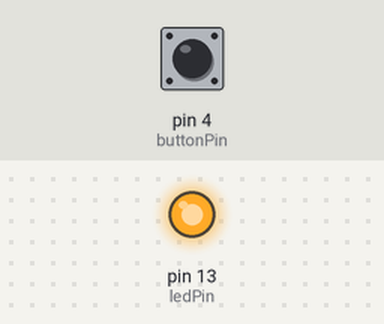
A sketch run on a simulated Arduino Uno, built with avr-gcc and run on an emulated ATmega328P. On the bench: output pins drawn as LEDs (lit = HIGH). The test bench sets the inputs (shaded band); at power-on: pin 4 (buttonPin) HIGH. What the sketch prints to the serial monitor is not drawn.

Above: at 1.2 s.
1.3 s: pin 4 (buttonPin) pulled LOW for 0.15 s
At 1.7 s:
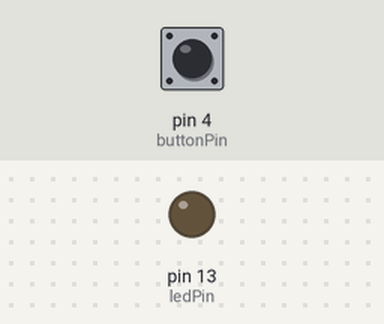
2.9 s: pin 4 (buttonPin) pulled LOW for 1 s
At 4.1 s:
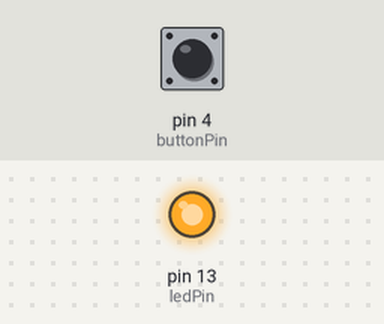
5.4 s: pin 4 (buttonPin) pulled LOW for 3.2 s
At 6.0 s:
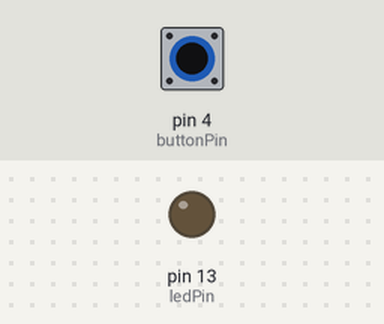
Timing chart, 0 to 8.4 s (numbered marks = the images above; inputs shaded):
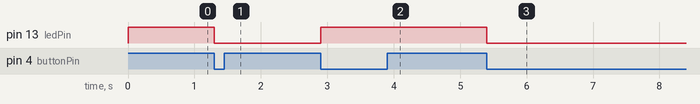

Measured:
- after the input at 1.3 s, pin 13 (ledPin): HIGH → LOW at once
- after the input at 2.9 s, pin 13 (ledPin): LOW → HIGH at once
- after the input at 5.4 s, pin 13 (ledPin): HIGH → LOW at once

The sketch:

Button.ino
```cpp
#include <Wire.h>

// constants won't change. They're used here to set pin numbers:
const int buttonPin = 4;     // the number of the pushbutton pin
const int ledPin =  LED_BUILTIN;      // the number of the LED pin

// variables will change:
int buttonState = 0;
int LEDstate=1,pressed=0;

void setup() {
  Serial.begin(115200);
  while (!Serial)
    delay(10);

  Serial.println("Button test start!");
  // initialize the LED pin as an output:
  pinMode(ledPin, OUTPUT);
  // initialize the pushbutton pin as an input:
  pinMode(buttonPin, INPUT);
}

void loop() {
  buttonState = digitalRead(buttonPin);
  Serial.println(buttonState);
  if (LEDstate==1){
    // turn LED on:
    digitalWrite(ledPin, HIGH);
  }else{
    // turn LED off:
    digitalWrite(ledPin, LOW);
  }
  if (buttonState == LOW&&pressed==0) {
    LEDstate*=-1;
    pressed=1;

  } else if(buttonState==HIGH){
    pressed=0;
  }
}
```
